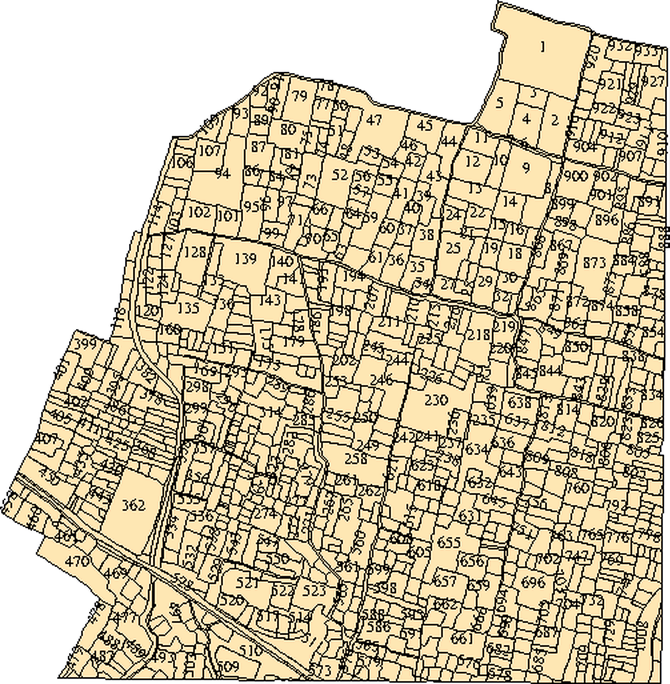
#> input picture app/assets/BhuNaksha_Chandhos1_HD.jpg, 2008 x 2052 px (shown at 1/3 size)
$ python ocr_enhanced_naksha.py ../app/assets/BhuNaksha_Chandhos1_HD.jpg out.png
#> lines starting #> are read from the running program, lines starting #| are printed output that depends on the picture
#!/usr/bin/env python3
"""Run repeatable tiled Tesseract OCR over enhanced Chandhaus rasters.

This is an audit/build helper rather than a browser dependency.  It keeps all
numeric candidates (including alternate readings) so a later build step can
cross-check them against the legal schedule and the same label on another
rendering of the map.
"""

from __future__ import annotations

import argparse
import csv
import io
import json
import subprocess
import tempfile
from pathlib import Path

from PIL import Image, ImageEnhance, ImageOps


def starts(length: int, size: int, overlap: int) -> list[int]:
    values = list(range(0, max(1, length - size + 1), size - overlap))
    last = max(0, length - size)
    if not values or values[-1] != last:
        values.append(last)
    return values


def run_tesseract(image: Image.Image, psm: int) -> list[dict[str, str]]:
    with tempfile.NamedTemporaryFile(suffix=".png") as source:
        image.save(source.name)
        result = subprocess.run(
            [
                "tesseract", source.name, "stdout", "--psm", str(psm),
                "-c", "tessedit_char_whitelist=0123456789", "tsv",
            ],
            check=True,
            stdout=subprocess.PIPE,
            stderr=subprocess.DEVNULL,
            text=True,
        )
    return list(csv.DictReader(io.StringIO(result.stdout), delimiter="\t"))


def main() -> None:
    parser = argparse.ArgumentParser()
    parser.add_argument("image", type=Path)
    parser.add_argument("output", type=Path)
    parser.add_argument("--sheet", type=int, default=0)
    parser.add_argument("--tile", type=int, default=1100)
    parser.add_argument("--overlap", type=int, default=180)
    parser.add_argument("--scale", type=int, default=2)
    parser.add_argument("--psm", type=int, nargs="+", default=[11])
    parser.add_argument("--rotations", type=int, nargs="+", default=[0, 90, 270])
    args = parser.parse_args()

    source = Image.open(args.image).convert("RGB")
#> source is the input picture: PIL image 2008x2052 RGB; mean R, G, B 204.9, 194.2, 167.3
    candidates: list[dict] = []
    x_values = starts(source.width, args.tile, args.overlap)
#> x_values = [0, 908]
    y_values = starts(source.height, args.tile, args.overlap)
#> y_values = [0, 920, 952]
    total = len(x_values) * len(y_values) * len(args.rotations) * len(args.psm)
#> total = 18
    current = 0
    for top in y_values:
        for left in x_values:
            tile = source.crop((left, top, min(left + args.tile, source.width), min(top + args.tile, source.height)))
            grey = ImageEnhance.Contrast(ImageOps.grayscale(tile)).enhance(1.8)
            enlarged = grey.resize((grey.width * args.scale, grey.height * args.scale), Image.LANCZOS)
            for rotation in args.rotations:
                rotated = enlarged.rotate(rotation, expand=True, fillcolor=255)
                for psm in args.psm:
                    current += 1
                    print(f"{current}/{total}: tile {left},{top} rotation {rotation} psm {psm}", flush=True)
                    for row in run_tesseract(rotated, psm):
                        text = (row.get("text") or "").strip()
                        try:
                            confidence = float(row.get("conf", "-1"))
                        except ValueError:
                            continue
                        if not text.isdigit() or not 1 <= len(text) <= 4 or confidence < 0:
                            continue
                        rx = float(row["left"]) + float(row["width"]) / 2
                        ry = float(row["top"]) + float(row["height"]) / 2
                        # Map the centre from the rotated tile back to its source.
                        if rotation == 0:
                            ux, uy = rx, ry
                        elif rotation == 90:
                            ux, uy = rotated.height - ry, rx
                        elif rotation == 270:
                            ux, uy = ry, rotated.width - rx
                        elif rotation == 180:
                            ux, uy = rotated.width - rx, rotated.height - ry
                        else:
                            continue
                        candidates.append({
                            "plot": int(text), "sheet": args.sheet,
                            "x": round(left + ux / args.scale, 2),
                            "y": round(top + uy / args.scale, 2),
                            "confidence": round(confidence / 100, 3),
                            "rotation": rotation, "psm": psm,
                        })
#> this loop made 1 pass
#> pass 1, in run_tesseract, `image.save(source.name)`:
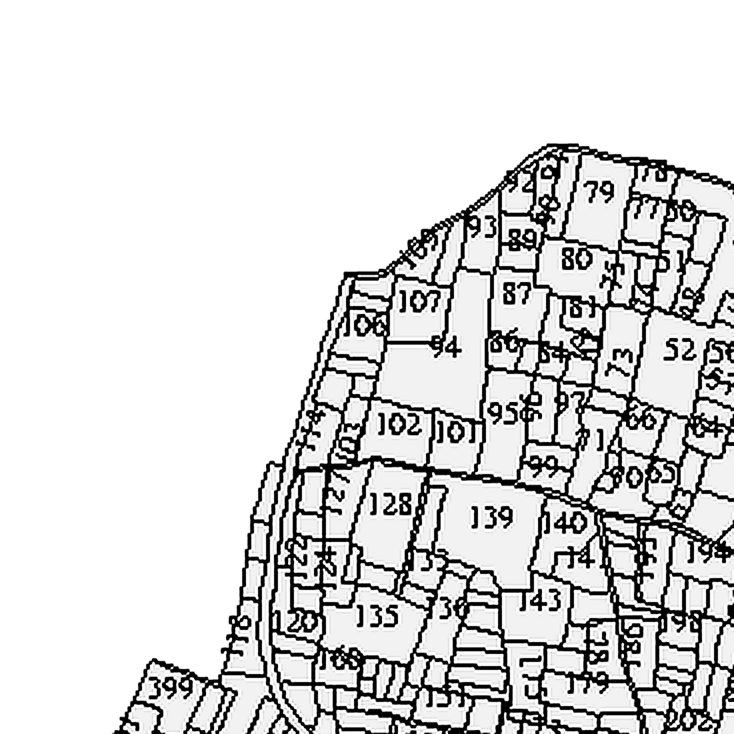
#> saved as tmppzdayf5q.png: PIL image 2200x2200 L (shown at 1/3 size); min 0, max 255, mean 217
#> after the loop:
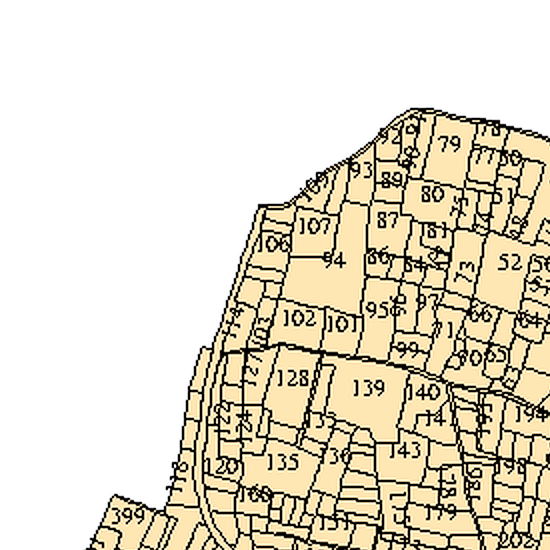
#> tile: PIL image 1100x1100 RGB (shown at 1/2 size); mean R, G, B 225.8, 219, 202
#> after the loop, candidates = []; current = 1
    payload = {
        "image": str(args.image), "width": source.width, "height": source.height,
        "count": len(candidates), "candidates": candidates,
    }
    args.output.write_text(json.dumps(payload, indent=2) + "\n", encoding="utf-8")
    print(f"Wrote {args.output} ({len(candidates)} candidates)")


if __name__ == "__main__":
    main()
#> (the call stopped at in run_tesseract, `result = subprocess.run( [ "tesseract", source.name, "stdout", "--psm"..`: subprocess is not available in this run)

$ run again, on app/assets/BhuNaksha_Chandhos3_HD.jpg
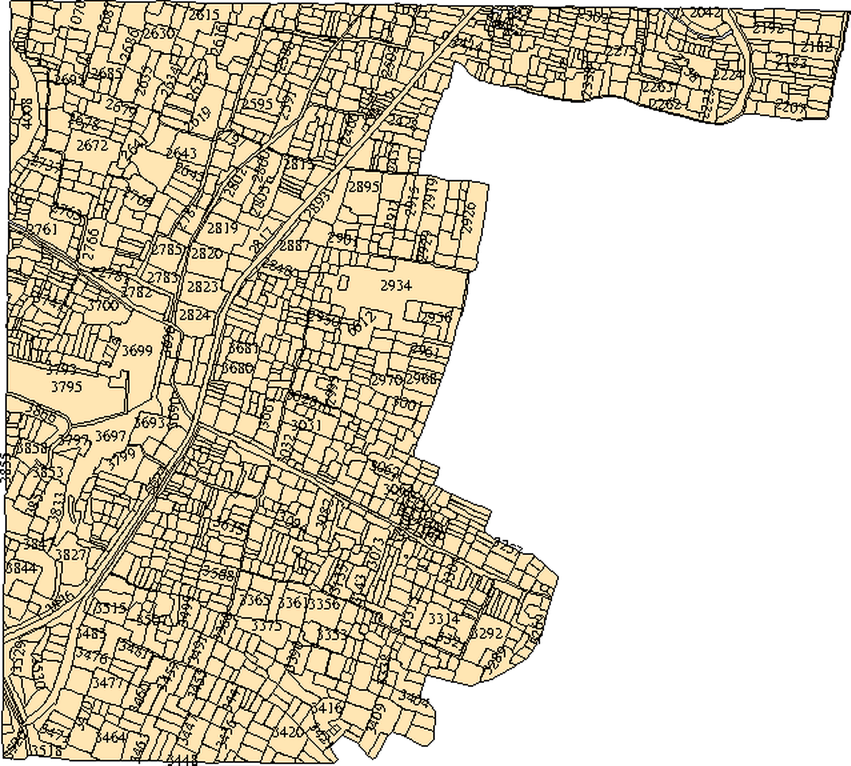
#> input picture app/assets/BhuNaksha_Chandhos3_HD.jpg, 2552 x 2296 px (shown at 1/3 size)
#> in main, source is the input picture: PIL image 2552x2296 RGB; mean R, G, B 213.9, 205.6, 185
#> the loop in main, `for top in y_values:` made 1 pass
#> pass 1, in run_tesseract, `image.save(source.name)`:
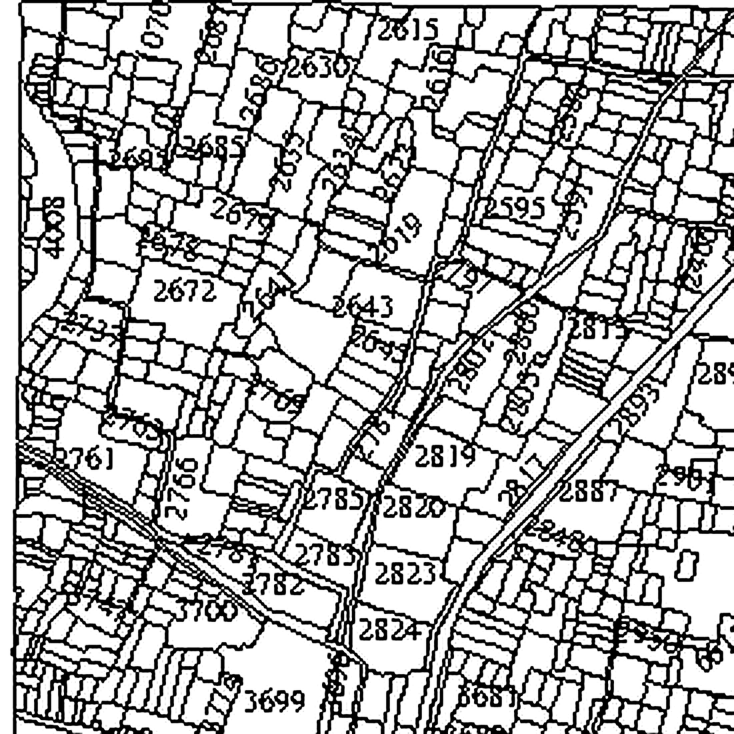
#> saved as tmpbp59n20e.png: PIL image 2200x2200 L (shown at 1/3 size); min 0, max 255, mean 181
#> after the loop in main, `for top in y_values:`:
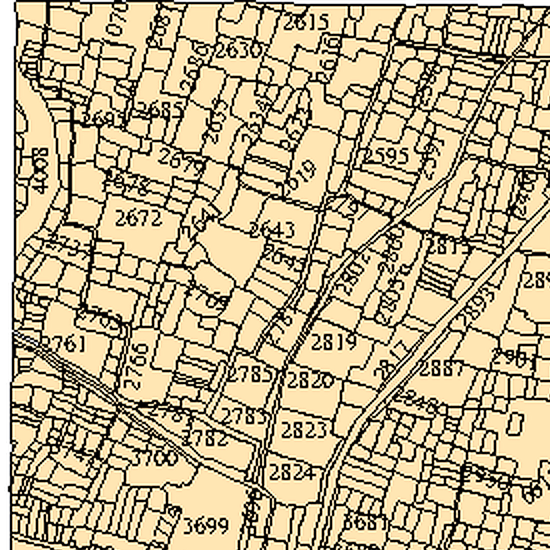
#> tile: PIL image 1100x1100 RGB (shown at 1/2 size); mean R, G, B 189.1, 175.3, 141.2
#> after the loop in main, `for top in y_values:`: candidates = []; current = 1

$ run again, on app/assets/BhuNaksha_Chandhos5_HD.jpg
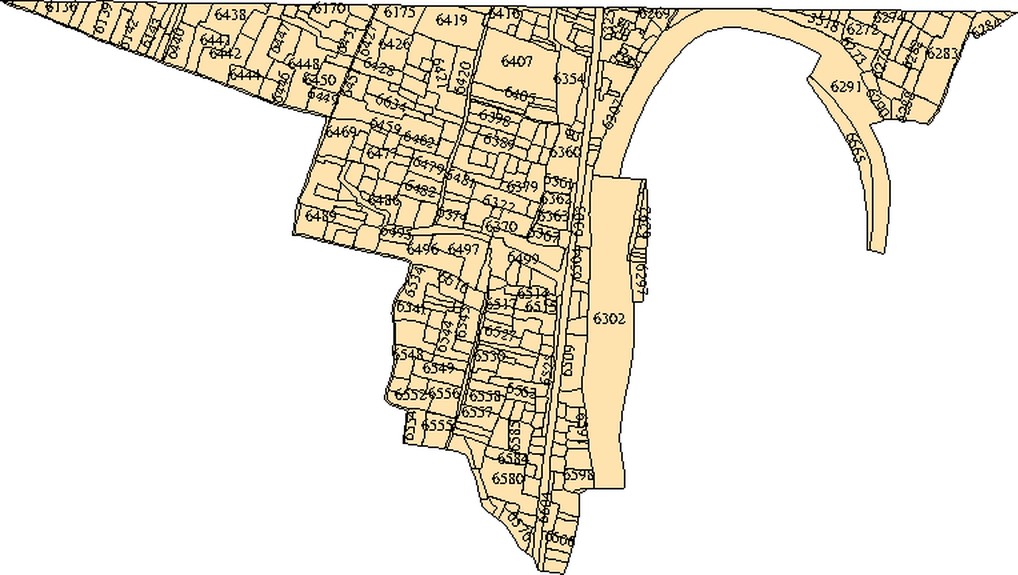
#> input picture app/assets/BhuNaksha_Chandhos5_HD.jpg, 3052 x 1724 px (shown at 1/3 size)
#> in main, source is the input picture: PIL image 3052x1724 RGB; mean R, G, B 235.5, 230.3, 218.4
#> the loop in main, `for top in y_values:` made 1 pass
#> pass 1, in run_tesseract, `image.save(source.name)`:
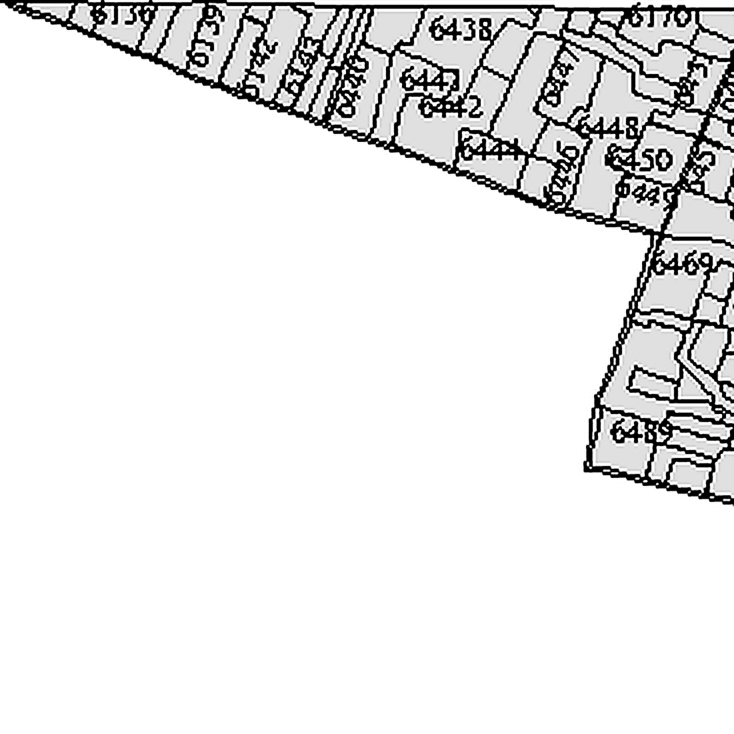
#> saved as tmponpfeag5.png: PIL image 2200x2200 L (shown at 1/3 size); min 0, max 255, mean 231.9
#> after the loop in main, `for top in y_values:`:
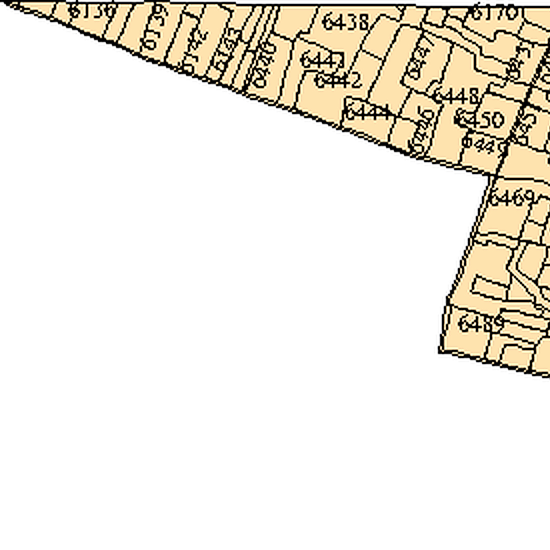
#> tile: PIL image 1100x1100 RGB (shown at 1/2 size); mean R, G, B 238.8, 235.1, 226.3
#> after the loop in main, `for top in y_values:`: candidates = []; current = 1

$ run again, on app/assets/BhuNaksha_Chandhos1_Boundary.png
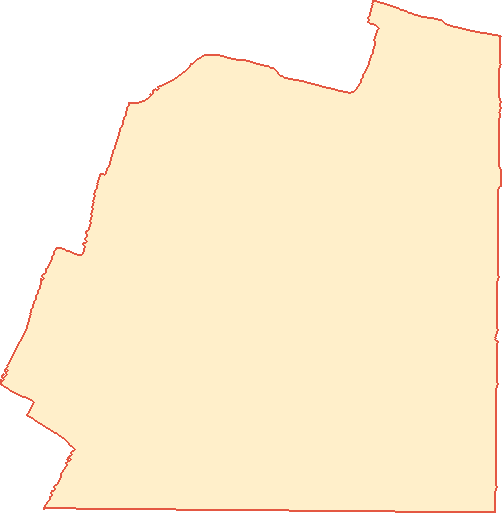
#> input picture app/assets/BhuNaksha_Chandhos1_Boundary.png, 502 x 513 px
#> in main, `source = Image.open(args.image).convert("RGB")`:
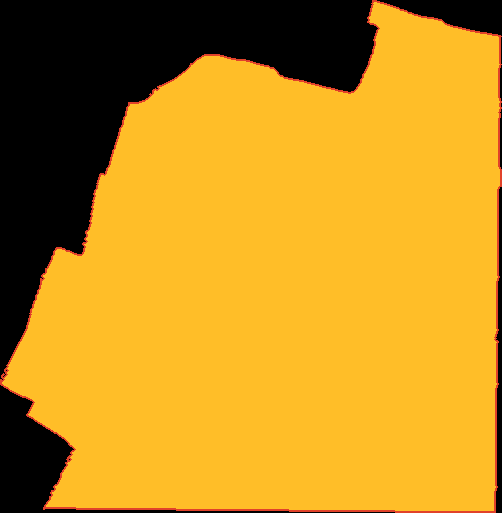
#> source: PIL image 502x513 RGB; mean R, G, B 194, 143, 30.5
#> the loop in main, `for top in y_values:` made 1 pass
#> pass 1, in run_tesseract, `image.save(source.name)`:
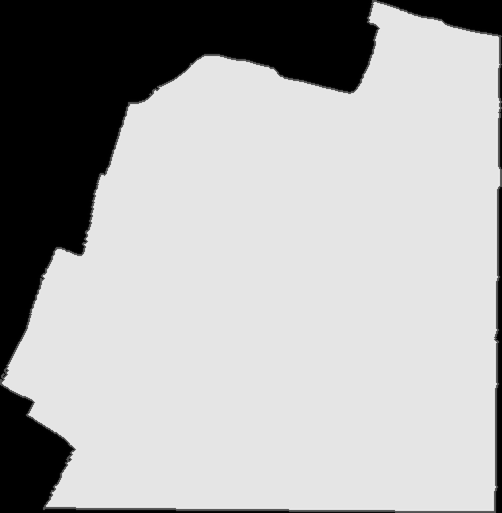
#> saved as tmpyclwnu63.png: PIL image 1004x1026 L (shown at 1/2 size); min 0, max 255, mean 172.5
#> after the loop in main, `for top in y_values:`: candidates = []; current = 1
